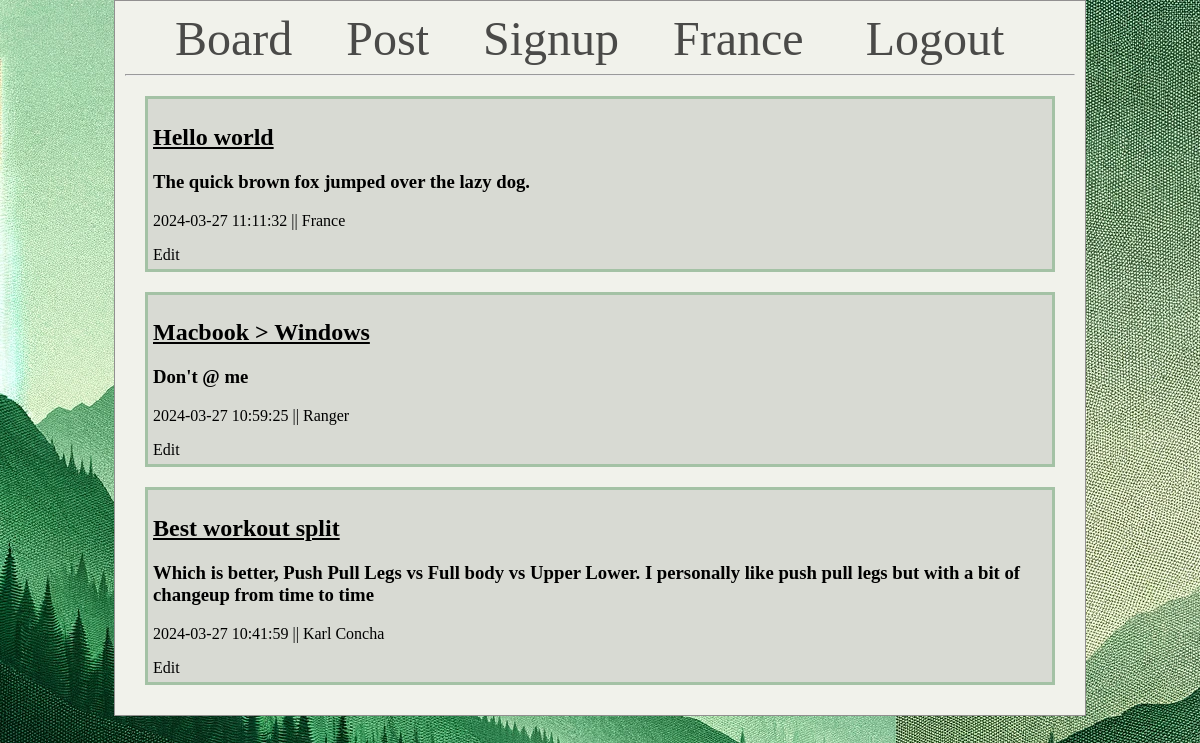
/ (signed in), run on the app's committed database.
### tables this page shows
CREATE TABLE users (
    id INTEGER PRIMARY KEY AUTOINCREMENT,
    username TEXT NOT NULL,
    password TEXT NOT NULL
);

CREATE TABLE posts (
    id INTEGER PRIMARY KEY AUTOINCREMENT,
    created TIMESTAMP DEFAULT CURRENT_TIMESTAMP,
    title TEXT,
    content TEXT NOT NULL,
    userid INTEGER NOT NULL,
    parent_id INTEGER,
    FOREIGN KEY (parent_id) REFERENCES posts(id) ON DELETE CASCADE
);

### app.py (the view)
@app.route('/')
def index():
    posts = get_posts()
    return render_template('index.html', posts=posts)

### app.py (called while the page is built)
def get_db_connection():
    conn = sqlite3.connect('database.db')
    conn.row_factory = sqlite3.Row
    return conn

def get_posts(): # All post retrival
    conn = get_db_connection()
    posts = conn.execute('''
        SELECT posts.id, parent_id, posts.created, posts.title, posts.content, posts.userid, users.username
        FROM posts
        JOIN users ON posts.userid = users.id
        WHERE parent_id IS NULL
        ORDER BY posts.created DESC
    ''').fetchall()
    conn.close()
    return posts

@app.context_processor
def inject_user():
    username = session.get('username')
    return dict(logged_in_user_name=username) #Saves username to be used in a function (line 16 in base.html)

### templates/index.html
{% extends 'base.html' %}
{% block content %}
    {% for post in posts %}
        <div class='post'>
            <h2><a href="{{ url_for('view', id=post['id']) }}"><u>{{ post['title'] }}</u></a></h2>
            <h3>{{ post['content'] }}</h3>
            <p>{{ post['created'] }} || {{ post['username'] }}</p>
            <a href="{{ url_for('edit', id=post['id']) }}">Edit</a>
        </div>
    {% endfor %}
{% endblock %}

### templates/base.html (shortened to what this page needs)
<!DOCTYPE html>
<html lang="en">
<head>
    <strong><link rel="stylesheet" href="{{ url_for('static', filename='css/main.css') }}"></strong>
</head>
<body>
    <div class="foreground">
        <nav>
            <a href="{{ url_for('index')}}">Board</a>
            <a href="{{url_for('create')}}">Post</a>
            <a href="{{url_for('signup')}}">Signup</a>
            {% if logged_in_user_name %}
                <a> {{ logged_in_user_name }} </a>
                <a href="{{url_for('logout')}}">Logout</a>
            {% else %}
                <a href="{{url_for('signin')}}">Login</a>
            {% endif %}
        </nav>
        <hr>
        <div class="content">
            {% block content %} {% endblock %}
        </div>
    </div>
</body>
</html>

### static/css/main.css (style rules this page uses)
body { background-color: #57575769; background-image: url("Backgroundimage.png"); margin: 0; height: 100%; }
div.foreground { background-color: #F1F2EB; padding: 10px; margin: auto; position: relative; z-index: 5; max-width: 950px; height: 100%; border: 1px solid #929090 }
a { color: black; text-decoration: none; }
nav a { color: #4a4a48; font-size: 3em; margin-left: 50px; text-decoration: none; }
div.post { padding: 5px; margin: 20px; background-color: #D8DAD3; border: 3px solid #A4C2A5; }

### data on the page
users: username "France"
posts: title "Hello world", content "The quick brown fox jumped over the lazy dog.", created "2024-03-27 11:11:32", username "France"
posts: title "Macbook > Windows", content "Don't @ me", created "2024-03-27 10:59:25", username "Ranger"
posts: title "Best workout split", content "Which is better, Push Pull Legs vs Full body vs Upper Lower. I personally like push pull legs but with a bit of changeup from time to time", created "2024-03-27 10:41:59", username "Karl Concha"
